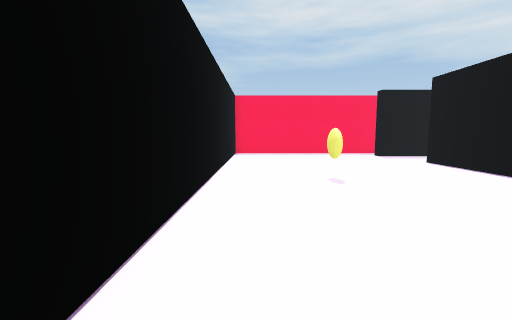
[1] (above)

17 first-person views from a walk through a 3-D level made in the Unity game engine. The camera is 1.5 m above the floor, tilts 6° down and sees 90° across. The floor is counted in squares, 1 m on a side. Each view is taken from the middle of a square. On the plan, view 1 faces up. The plan holds only what a view shows up to about 13 squares ahead; the rest is blank. The place goes on beyond the plan. The player character is not drawn.

[2]
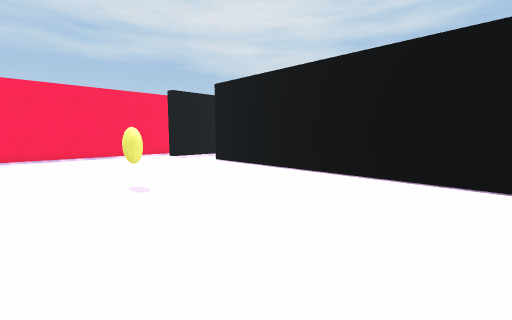

[3]
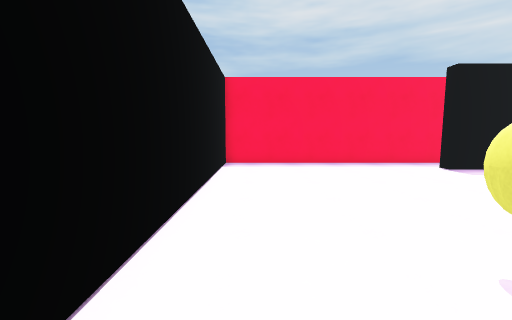

[4]
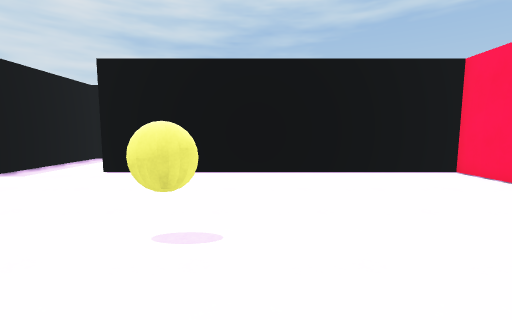

[5]
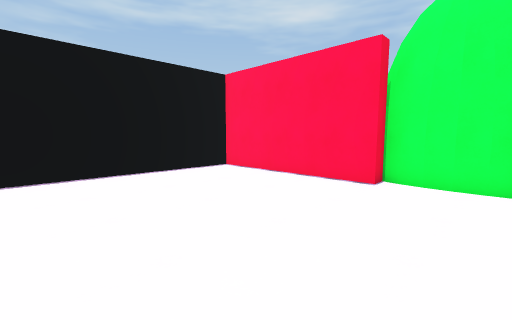

[6]
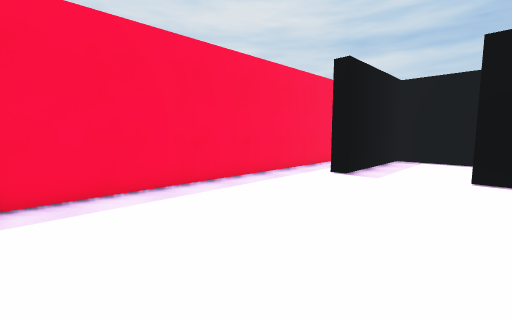

[7]
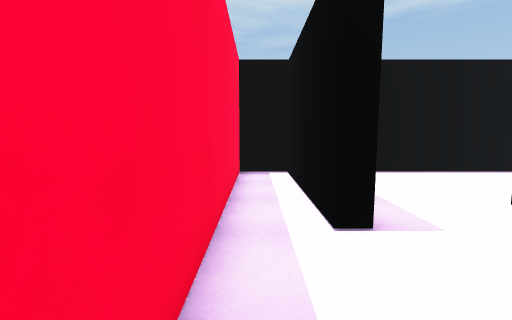

[8]
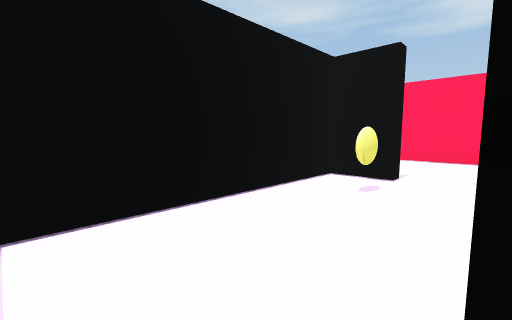

[9]
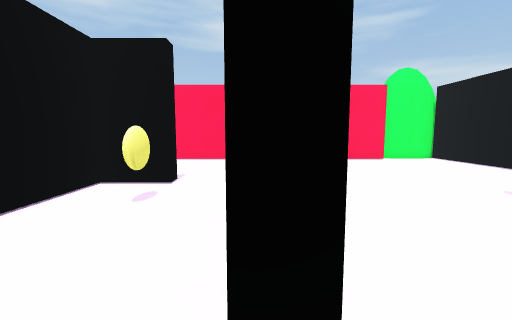

[10]
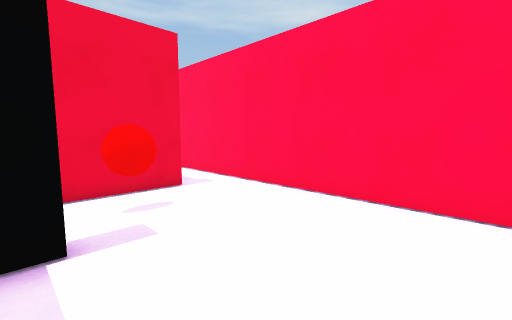

[11]
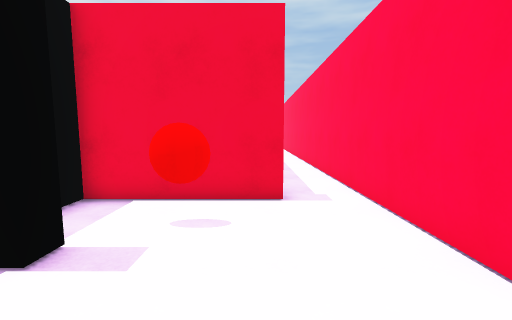

[12]
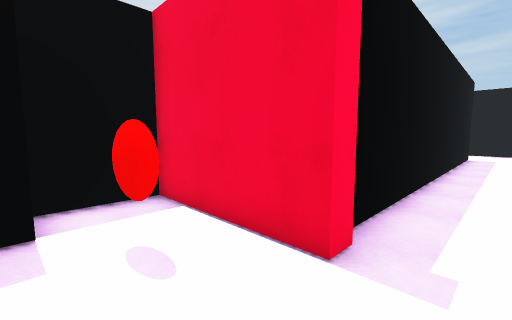

[13]
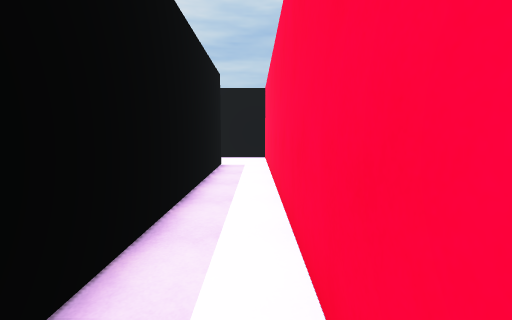

[14]
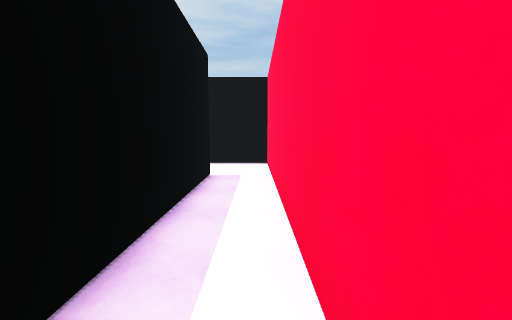

[15]
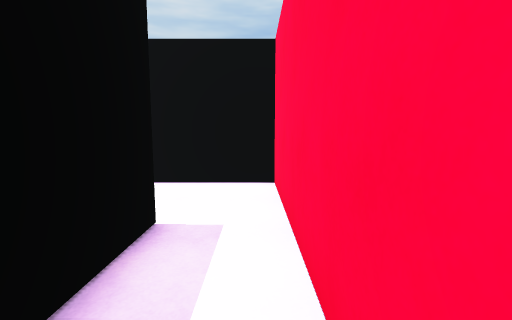

[16]
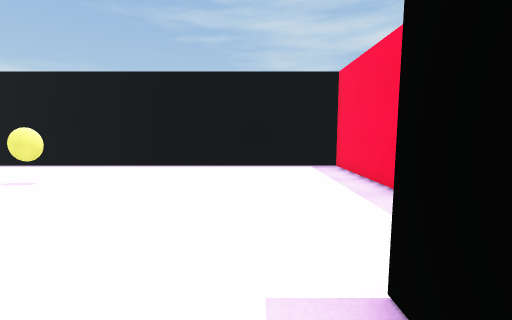

[17]
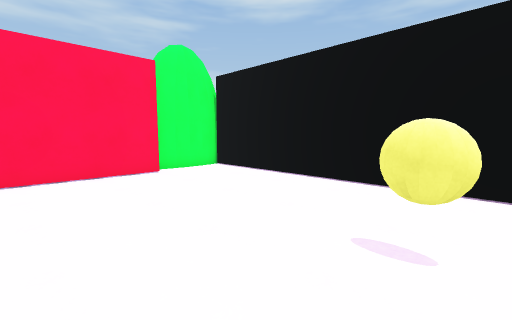

### Floor plan
Points are (right, up) in squares from view 1. A wall is a line through its corners. A room is listed if a view was taken in it or the views show most of it. See-through windows are left out.
Room 1 (views 1, 2, 3, 4, 5, 6, 7, 8, 9, 16, 17)
walls: (11.5, 5.8) (11.5, 6.4) (13.6, 6.4) (13.6, 15.9); (9.5, 16.8) (13.6, 16.8) (13.6, 18.6) (-1.5, 18.6) (-1.5, -1.3); (1.8, -0.6) (8.6, -0.6) (8.6, 12.8); (1.2, -1.2) (1.7, -1.4); (13.4, 16.2) (7.8, 16.2) (7.8, 16.9); (0.6, -1.2) (1.4, -1.3); (-1.5, -1.2) (0.8, -1.1)
ways out: opening at (10.5, 6) to room 2
Room 2 (views 10, 11, 12, 13, 14, 15)
walls: (17.2, 1.4) (16.6, 1.4) (16.6, 5.8) (14.2, 5.8); (9.9, -0.6) (32.6, -0.6); (32.1, 1.6) (19.2, 1.6)
ways out: opening at (10.5, 6) to room 1; opening at (33, 0.5)

Positions as (right, up) in squares from view 1, and headings:
1: (0, 0), facing up
2: (0, 1), facing up-right
3: (0, 6), facing up
4: (-1, 7), facing right
5: (-1, 7), facing down-right
6: (-1, 12), facing up-right
7: (4, 18), facing right
8: (9, 15), facing down-right
9: (9, 14), facing down
10: (10, 5), facing down-right
11: (11, 2), facing right
12: (14, 0), facing up-right
13: (20, 0), facing right
14: (23, 0), facing right
15: (28, 0), facing right
16: (10, 15), facing left
17: (6, 9), facing down-left
